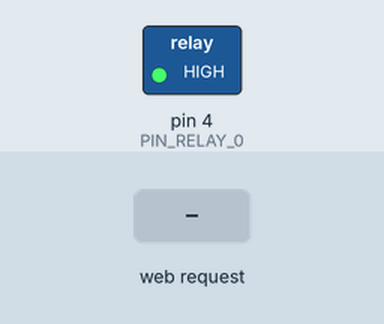
Simulated run of this sketch. Board: Arduino Uno, built for the host (arithmetic inside an expression is 32-bit, double 64-bit). On the bench: switched loads named in the sketch (green lamp = pin HIGH). Inputs (shaded band) come from the test bench. WiFi joins after 1.5 s; servers stay silent unless stated.

Above: at 1.2 s.
1.3 s: HTTP request GET /reboot received
At 1.7 s:
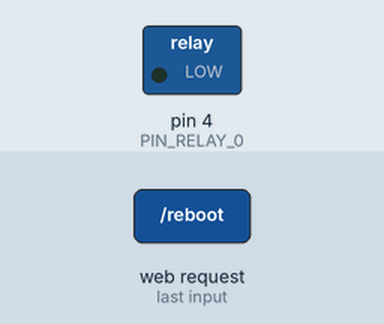
Timing chart, 0 to 6.8 s (numbered marks = the images above; inputs shaded):
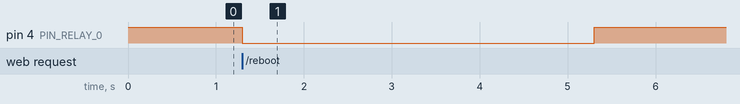

The sketch:

ArduinoSoft.ino
```cpp
#include <UIPEthernet.h> // Used for Ethernet

#define PIN_LED 2

#define PIN_RELAY_0 4


// **** ETHERNET SETTING ****
// Ethernet MAC address - must be unique on your network
byte mac[] = { 0x41, 0x44, 0x41, 0x43, 0x48, 0x41 };
//Ethernet interface IP address (unique in your network)
IPAddress ip(192, 168, 88, 248);
//ethernet interface IP port (80 = http)
EthernetServer server(80);
EthernetClient client;
String str = "";


void setup() {

  pinMode(PIN_RELAY_0, OUTPUT);


  SW(0, LOW);


  // start the Ethernet connection and the server:
  Ethernet.begin(mac, ip);
  server.begin();

}

void loop() {
  client = server.available();

  if( client ){


    boolean currentLineIsBlank = true;
    String line = "";
    bool firstLine = true;

    while (client.connected()){

      if (client.available()) {
        char c = client.read();


        if (c == '\n') {

          currentLineIsBlank = true;
          if( firstLine ) {
            firstLine = false;

            if( line.indexOf( "reboot" ) >= 0 ){
              SW(0, HIGH);
              delay(4000);
              SW(0, LOW);
            }
          }
        }else if (c != '\r') {
          currentLineIsBlank = false;
          if( firstLine ) {
            line = line + c;
          }
        }
      }
    }

    delay(10);

    client.stop();

  }
}

bool SW_state(byte num){
  bool val;
  switch(num){
    case 0: val = digitalRead(PIN_RELAY_0); break;

  }
  return !val;
}

void SW(byte num, bool val){
  val = !val;
  switch(num){
    case 0: digitalWrite(PIN_RELAY_0, val); break;

  }
}
```

Measured:
- after the input at 1.3 s, pin 4 (PIN_RELAY_0): HIGH → LOW at once, → HIGH 4.0 s later
